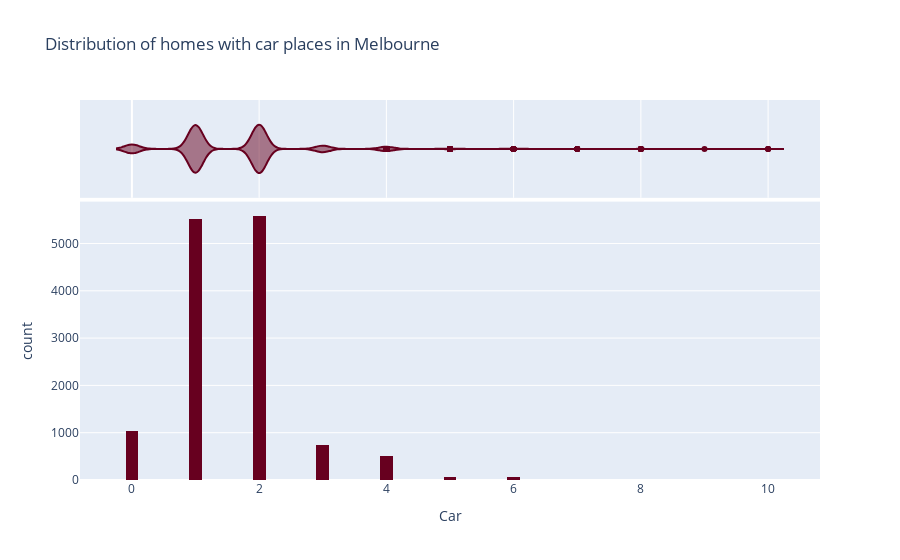

Notebook source saved alongside this figure:
### Code cell
Car = melb_data.Car
fig = px.histogram(Car,
                  nbins = 100,
                  labels = {'value':'Car', 'count':'number of houses'},
                  marginal = 'violin',
                  title = 'Distribution of homes with car places in Melbourne',
                  color_discrete_sequence=px.colors.sequential.RdBu)

fig.update_layout(showlegend = False)

fig.show()

### Figure 1 — Plotly figure (JSON) as saved in the notebook; plotly's stock layout.template omitted (floating-point values rounded to 4 significant figures; data arrays with more than 128 entries replaced by an {"elided": "..."} marker saying what was removed)
{"data": [{"alignmentgroup": "True", "bingroup": "x", "hovertemplate": "variable=Car<br>Car=%{x}<br>count=%{y}<extra></extra>", "legendgroup": "Car", "marker": {"color": "rgb(103,0,31)", "pattern": {"shape": ""}}, "name": "Car", "nbinsx": 100, "offsetgroup": "Car", "orientation": "v", "showlegend": true, "type": "histogram", "x": {"elided": "13580 int values"}, "xaxis": "x", "yaxis": "y"}, {"alignmentgroup": "True", "hovertemplate": "variable=Car<br>Car=%{x}<extra></extra>", "legendgroup": "Car", "marker": {"color": "rgb(103,0,31)"}, "name": "Car", "offsetgroup": "Car", "scalegroup": "x", "showlegend": false, "type": "violin", "x": {"elided": "13580 int values"}, "xaxis": "x2", "yaxis": "y2"}], "layout": {"barmode": "relative", "legend": {"title": {"text": "variable"}, "tracegroupgap": 0}, "showlegend": false, "title": {"text": "Distribution of homes with car places in Melbourne"}, "xaxis": {"anchor": "y", "domain": [0, 1], "title": {"text": "Car"}}, "xaxis2": {"anchor": "y2", "domain": [0, 1], "matches": "x", "showgrid": true, "showticklabels": false}, "yaxis": {"anchor": "x", "domain": [0, 0.7326], "title": {"text": "count"}}, "yaxis2": {"anchor": "x2", "domain": [0.7426, 1], "matches": "y2", "showgrid": false, "showline": false, "showticklabels": false, "ticks": ""}}}
